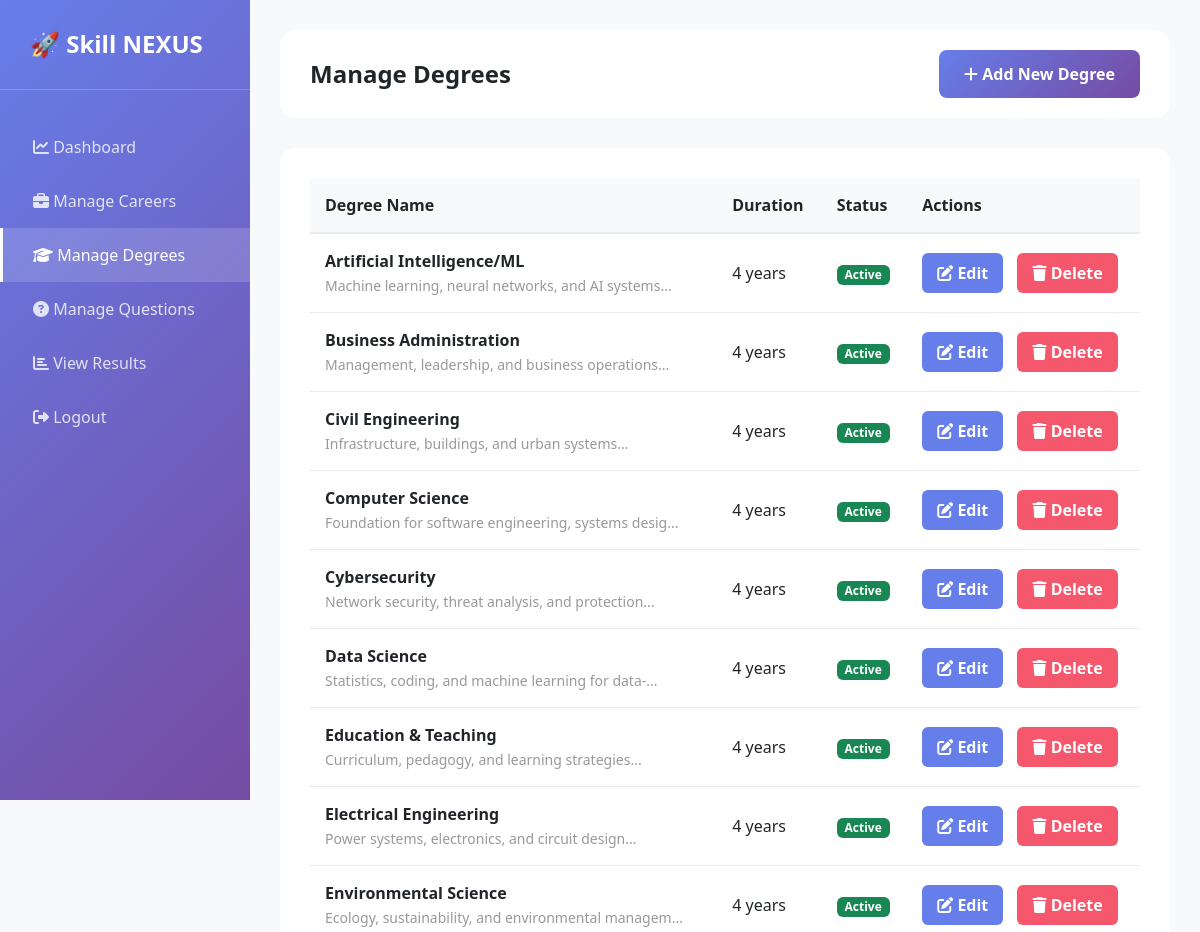
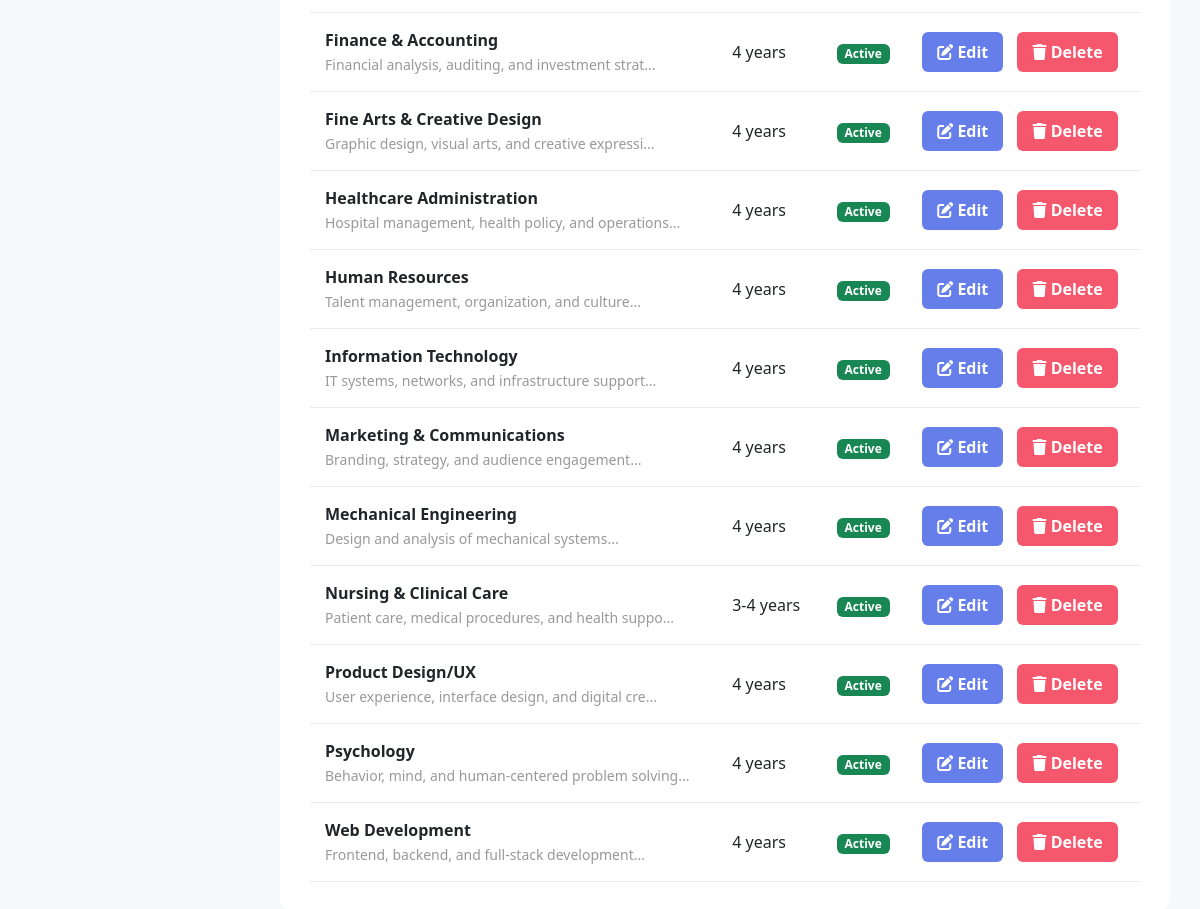
The app's page /admin/degrees.php (signed in) with its own data (2 pictures, top to bottom).
### tables this page shows
CREATE TABLE `degrees` (
  `id` INT UNSIGNED NOT NULL AUTO_INCREMENT,
  `name` VARCHAR(255) NOT NULL,
  `description` TEXT,
  `duration` VARCHAR(100),
  `icon` VARCHAR(255),
  `color_code` VARCHAR(7),
  `is_active` BOOLEAN DEFAULT TRUE,
  `created_at` TIMESTAMP NOT NULL DEFAULT CURRENT_TIMESTAMP,
  `updated_at` TIMESTAMP NOT NULL DEFAULT CURRENT_TIMESTAMP ON UPDATE CURRENT_TIMESTAMP,
  PRIMARY KEY (`id`)
);

### config.php (called while the page is built, shortened)
<?php
function e(string $value): string
{
    return htmlspecialchars($value, ENT_QUOTES, 'UTF-8');
}
    ?>
    <?php
function getAllDegrees($pdo, $limit = null, $offset = 0)
{
    $sql = "SELECT * FROM degrees ORDER BY name ASC";
    $stmt = $pdo->prepare($sql);
    $stmt->execute();
    return $stmt->fetchAll();
}

### admin/degrees.php (the view, shortened to what this page needs)
<?php
include __DIR__ . '/../config.php';
$degrees = getAllDegrees($pdo);
?>
<!DOCTYPE html>
<html lang="en">
<head>
    <link href="https://cdn.jsdelivr.net/npm/bootstrap@5.3.2/dist/css/bootstrap.min.css" rel="stylesheet">
    <link rel="stylesheet" href="https://cdnjs.cloudflare.com/ajax/libs/font-awesome/6.4.0/css/all.min.css">
</head>
<body>
    <div class="sidebar">
        <div class="sidebar-header">
            <h3>🚀 Skill NEXUS</h3>
        </div>
        <ul class="sidebar-menu" style="list-style: none; padding: 0;">
            <li><a href="<?= BASE_URL ?>/admin/dashboard.php"><i class="fas fa-chart-line"></i> Dashboard</a></li>
            <li><a href="<?= BASE_URL ?>/admin/careers.php"><i class="fas fa-briefcase"></i> Manage Careers</a></li>
            <li><a href="<?= BASE_URL ?>/admin/degrees.php" class="active"><i class="fas fa-graduation-cap"></i> Manage
                    Degrees</a></li>
            <li><a href="<?= BASE_URL ?>/admin/questions.php"><i class="fas fa-question-circle"></i> Manage
                    Questions</a></li>
            <li><a href="<?= BASE_URL ?>/admin/results.php"><i class="fas fa-chart-bar"></i> View Results</a></li>
            <li><a href="<?= BASE_URL ?>/admin/logout.php"><i class="fas fa-sign-out-alt"></i> Logout</a></li>
        </ul>
    </div>
    <div class="main-content">
        <div class="topbar">
            <h1 style="margin: 0; font-size: 1.5rem; font-weight: 700;">Manage Degrees</h1>
            <button onclick="openModal()" class="btn-add">
                <i class="fas fa-plus"></i> Add New Degree
            </button>
        </div>
        <div class="content-section">
            <?php if (!empty($degrees)): ?>
                <div style="overflow-x: auto;">
                    <table>
                        <thead>
                            <tr>
                                <th>Degree Name</th>
                                <th>Duration</th>
                                <th>Status</th>
                                <th>Actions</th>
                            </tr>
                        </thead>
                        <tbody>
                            <?php foreach ($degrees as $degree): ?>
                                <tr>
                                    <td>
                                        <strong><?= e($degree['name']) ?></strong><br>
                                        <small
                                            style="color: #999;"><?= substr(e($degree['description'] ?? ''), 0, 50) ?>...</small>
                                    </td>
                                    <td><?= e($degree['duration'] ?? '-') ?></td>
                                    <td>
                                        <span class="badge <?= $degree['is_active'] ? 'bg-success' : 'bg-danger' ?>">
                                            <?= $degree['is_active'] ? 'Active' : 'Inactive' ?>
                                        </span>
                                    </td>
                                    <td>
                                        <button onclick="editDegree(<?= htmlspecialchars(json_encode($degree)) ?>)"
                                            class="btn-edit">
                                            <i class="fas fa-edit"></i> Edit
                                        </button>
                                        <form method="POST" style="display: inline;" onsubmit="return confirm('Sure?')">
                                            <button type="submit" class="btn-delete">
                                                <i class="fas fa-trash"></i> Delete
                                            </button>
                                        </form>
                                    </td>
                                </tr>
                            <?php endforeach; ?>
                        </tbody>
                    </table>
                </div>
            <?php else: ?>
                <p>No degrees found. <a href="#" onclick="openModal()">Add your first degree</a></p>
            <?php endif; ?>
        </div>
    </div>
</body>
</html>

### admin/degrees.php (style rules this page uses)
* { margin: 0; padding: 0; box-sizing: border-box; }
body { font-family: 'Segoe UI', Tahoma, Geneva, Verdana, sans-serif; background: #f8f9fa; }
.sidebar { background: linear-gradient(135deg, #667eea 0%, #764ba2 100%); color: white; min-height: 100vh; padding: 30px 0; position: fixed; width: 250px; left: 0; top: 0; }
.sidebar-header { padding: 0 30px 30px; border-bottom: 1px solid rgba(255, 255, 255, 0.2); margin-bottom: 30px; }
.sidebar-header h3 { font-size: 1.5rem; font-weight: 800; margin: 0; }
.sidebar-menu { list-style: none; padding: 0; }
.sidebar-menu a { display: block; padding: 15px 30px; color: rgba(255, 255, 255, 0.8); text-decoration: none; transition: all 0.3s; border-left: 3px solid transparent; }
.sidebar-menu a:hover, .sidebar-menu a.active { background: rgba(255, 255, 255, 0.15); color: white; border-left-color: white; }
.main-content { margin-left: 250px; padding: 30px; }
.topbar { background: white; border-radius: 15px; padding: 20px 30px; margin-bottom: 30px; display: flex; justify-content: space-between; align-items: center; }
.content-section { background: white; border-radius: 15px; padding: 30px; }
.btn-add { background: linear-gradient(135deg, #667eea, #764ba2); color: white; border: none; padding: 12px 25px; border-radius: 8px; font-weight: 600; cursor: pointer; text-decoration: none; }
table { width: 100%; border-collapse: collapse; }
thead th { background: #f8f9fa; font-weight: 600; padding: 15px; text-align: left; border-bottom: 2px solid #e9ecef; }
tbody td { padding: 15px; border-bottom: 1px solid #e9ecef; }
.btn-edit, .btn-delete { padding: 8px 15px; border: none; border-radius: 6px; cursor: pointer; font-weight: 600; text-decoration: none; display: inline-block; }
.btn-edit { background: #667eea; color: white; margin-right: 10px; }
.btn-delete { background: #f5576c; color: white; }

### records on screen
degrees: name "Artificial Intelligence/ML", description "Machine learning, neural networks, and AI systems", duration "4 years", is_active "Active"
degrees: name "Business Administration", description "Management, leadership, and business operations", duration "4 years", is_active "Active"
degrees: name "Civil Engineering", description "Infrastructure, buildings, and urban systems", duration "4 years", is_active "Active"
degrees: name "Computer Science", description "Foundation for software engineering, systems desig", duration "4 years", is_active "Active"
degrees: name "Cybersecurity", description "Network security, threat analysis, and protection", duration "4 years", is_active "Active"
degrees: name "Data Science", description "Statistics, coding, and machine learning for data-", duration "4 years", is_active "Active"
degrees: name "Education & Teaching", description "Curriculum, pedagogy, and learning strategies", duration "4 years", is_active "Active"
degrees: name "Electrical Engineering", description "Power systems, electronics, and circuit design", duration "4 years", is_active "Active"
degrees: name "Environmental Science", description "Ecology, sustainability, and environmental managem", duration "4 years", is_active "Active"
degrees: name "Finance & Accounting", description "Financial analysis, auditing, and investment strat", duration "4 years", is_active "Active"
degrees: name "Fine Arts & Creative Design", description "Graphic design, visual arts, and creative expressi", duration "4 years", is_active "Active"
degrees: name "Healthcare Administration", description "Hospital management, health policy, and operations", duration "4 years", is_active "Active"
degrees: name "Human Resources", description "Talent management, organization, and culture", duration "4 years", is_active "Active"
degrees: name "Information Technology", description "IT systems, networks, and infrastructure support", duration "4 years", is_active "Active"
degrees: name "Marketing & Communications", description "Branding, strategy, and audience engagement", duration "4 years", is_active "Active"
degrees: name "Mechanical Engineering", description "Design and analysis of mechanical systems", duration "4 years", is_active "Active"
degrees: name "Nursing & Clinical Care", description "Patient care, medical procedures, and health suppo", duration "3-4 years", is_active "Active"
degrees: name "Product Design/UX", description "User experience, interface design, and digital cre", duration "4 years", is_active "Active"
degrees: name "Psychology", description "Behavior, mind, and human-centered problem solving", duration "4 years", is_active "Active"
degrees: name "Web Development", description "Frontend, backend, and full-stack development", duration "4 years", is_active "Active"
